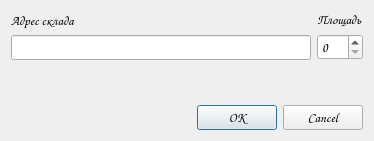
<?xml version="1.0" encoding="UTF-8"?>
<ui version="4.0">
 <class>Dialog</class>
 <widget class="QDialog" name="Dialog">
  <property name="geometry">
   <rect>
    <x>0</x>
    <y>0</y>
    <width>374</width>
    <height>141</height>
   </rect>
  </property>
  <property name="font">
   <font>
    <family>Comic Sans MS</family>
    <pointsize>10</pointsize>
   </font>
  </property>
  <property name="windowTitle">
   <string>Dialog</string>
  </property>
  <layout class="QGridLayout" name="gridLayout_3">
   <item row="0" column="0">
    <layout class="QHBoxLayout" name="horizontalLayout">
     <item>
      <layout class="QGridLayout" name="gridLayout">
       <item row="0" column="0">
        <widget class="QLabel" name="storeAdressEdit">
         <property name="text">
          <string>Адрес склада</string>
         </property>
        </widget>
       </item>
       <item row="1" column="0">
        <widget class="QLineEdit" name="addressEdit"/>
       </item>
      </layout>
     </item>
     <item>
      <layout class="QGridLayout" name="gridLayout_2">
       <item row="1" column="0">
        <widget class="QSpinBox" name="squareBox"/>
       </item>
       <item row="0" column="0">
        <widget class="QLabel" name="spaceLabel">
         <property name="text">
          <string>Площадь</string>
         </property>
        </widget>
       </item>
      </layout>
     </item>
    </layout>
   </item>
   <item row="3" column="0">
    <widget class="QDialogButtonBox" name="dialogBox">
     <property name="orientation">
      <enum>Qt::Horizontal</enum>
     </property>
     <property name="standardButtons">
      <set>QDialogButtonBox::Cancel|QDialogButtonBox::Ok</set>
     </property>
    </widget>
   </item>
   <item row="1" column="0">
    <spacer name="verticalSpacer">
     <property name="orientation">
      <enum>Qt::Vertical</enum>
     </property>
     <property name="sizeHint" stdset="0">
      <size>
       <width>20</width>
       <height>40</height>
      </size>
     </property>
    </spacer>
   </item>
   <item row="2" column="0">
    <spacer name="verticalSpacer_2">
     <property name="orientation">
      <enum>Qt::Vertical</enum>
     </property>
     <property name="sizeHint" stdset="0">
      <size>
       <width>20</width>
       <height>40</height>
      </size>
     </property>
    </spacer>
   </item>
  </layout>
 </widget>
 <resources/>
 <connections/>
</ui>
